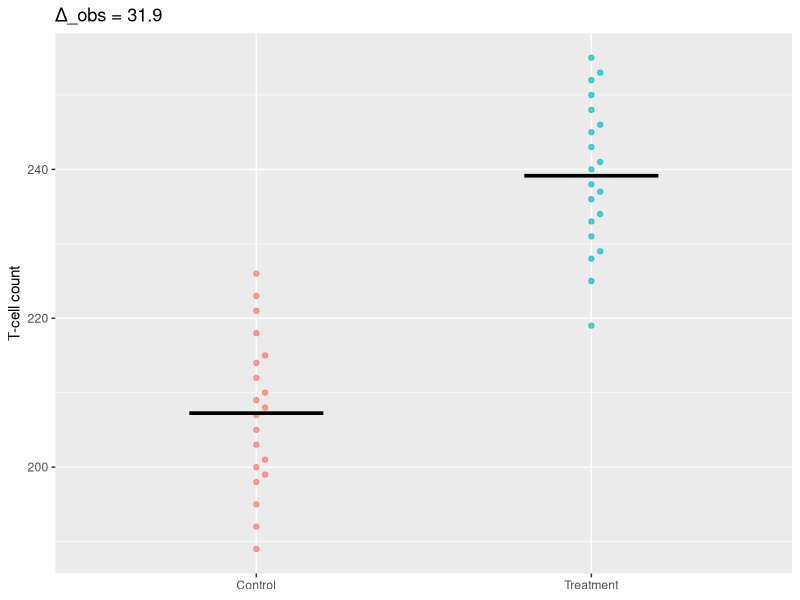
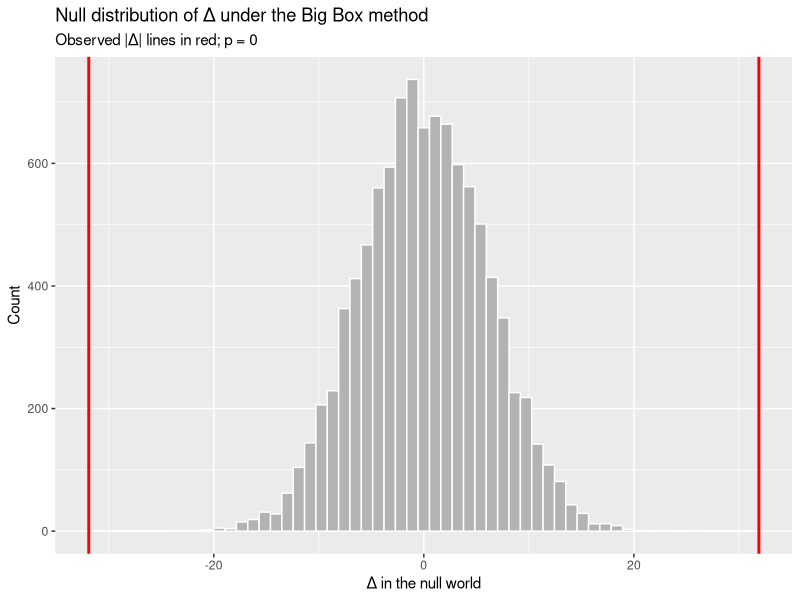
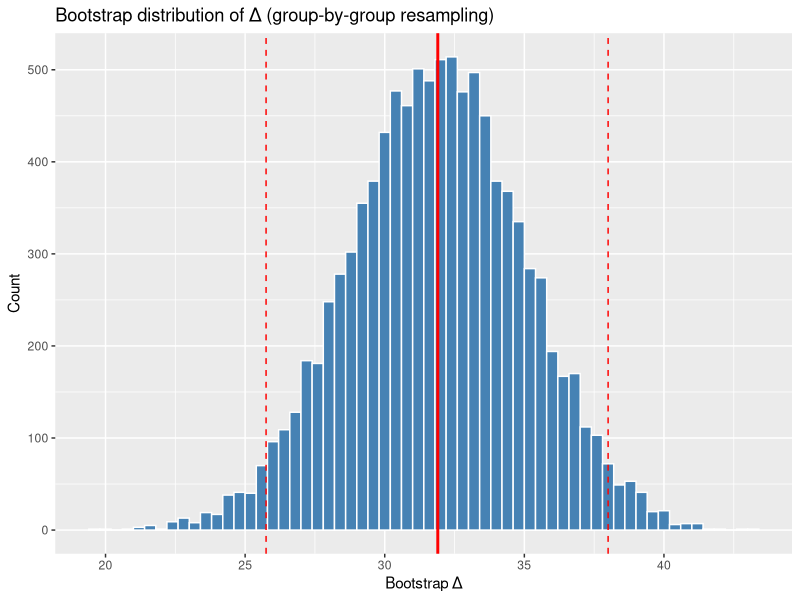

Here is the R script that generated these plots, in order:
## ---- chunk 1
knitr::opts_chunk$set(echo = TRUE, message = FALSE, warning = FALSE,
                      fig.width = 6.5, fig.height = 4, dpi = 120)
library(tidyverse)
library(ggbeeswarm)
set.seed(42)
## ---- chunk 2
# Control vs. Treatment T-cell counts (chapter example, reconstructed)
control   <- c(215, 189, 226, 201, 198, 210, 205, 223, 192, 208,
               218, 199, 212, 207, 195, 221, 203, 200, 214, 209)
treatment <- c(234, 219, 248, 252, 231, 245, 228, 240, 237, 255,
               225, 243, 250, 236, 229, 246, 233, 241, 253, 238)

df <- tibble(
  group = rep(c("Control", "Treatment"),
              c(length(control), length(treatment))),
  count = c(control, treatment)
)

# Effect size: difference in means (Δ_obs)
delta_obs <- mean(treatment) - mean(control)
delta_obs
## ---- chunk 3
ggplot(df, aes(group, count, color = group)) +
  geom_beeswarm(alpha = 0.7, cex = 2) +
  stat_summary(fun = mean, geom = "crossbar",
               width = 0.4, color = "black") +
  labs(title = sprintf("Δ_obs = %.1f", delta_obs),
       x = NULL, y = "T-cell count") +
  theme(legend.position = "none")
## ---- chunk 4
big_box <- c(control, treatment)
n_A     <- length(control)
n_B     <- length(treatment)
n_sim   <- 10000

null_deltas <- numeric(n_sim)
for (i in seq_len(n_sim)) {
  shuffled         <- sample(big_box)                     # reshuffle all observations
  pseudo_A         <- shuffled[seq_len(n_A)]              # first n_A → pseudo-Control
  pseudo_B         <- shuffled[(n_A + 1):(n_A + n_B)]     # rest    → pseudo-Treatment
  null_deltas[i]   <- mean(pseudo_B) - mean(pseudo_A)     # pseudo-Δ
}

# Two-sided p-value
p_value <- mean(abs(null_deltas) >= abs(delta_obs))
p_value
## ---- chunk 5
tibble(delta = null_deltas) |>
  ggplot(aes(delta)) +
  geom_histogram(bins = 60, fill = "grey70", color = "white") +
  geom_vline(xintercept = c(-delta_obs, delta_obs),
             color = "red", linewidth = 1) +
  labs(title = "Null distribution of Δ under the Big Box method",
       subtitle = paste("Observed |Δ| lines in red; p =",
                        signif(p_value, 3)),
       x = "Δ in the null world", y = "Count")
## ---- chunk 6
# Re-center each group so both have mean 0
A_c <- control   - mean(control)
B_c <- treatment - mean(treatment)

null_deltas_2box <- numeric(n_sim)
for (i in seq_len(n_sim)) {
  pseudo_A <- sample(A_c, n_A, replace = TRUE)
  pseudo_B <- sample(B_c, n_B, replace = TRUE)
  null_deltas_2box[i] <- mean(pseudo_B) - mean(pseudo_A)
}

p_value_2box <- mean(abs(null_deltas_2box) >= abs(delta_obs))
p_value_2box
## ---- chunk 7
B <- 10000
boot_deltas <- numeric(B)
for (i in seq_len(B)) {
  A_star <- sample(control,   n_A, replace = TRUE)
  B_star <- sample(treatment, n_B, replace = TRUE)
  boot_deltas[i] <- mean(B_star) - mean(A_star)
}

ci_95 <- quantile(boot_deltas, c(0.025, 0.975))
ci_95
## ---- chunk 8
tibble(delta = boot_deltas) |>
  ggplot(aes(delta)) +
  geom_histogram(bins = 60, fill = "steelblue", color = "white") +
  geom_vline(xintercept = delta_obs, color = "red", linewidth = 1) +
  geom_vline(xintercept = ci_95, color = "red", linetype = "dashed") +
  labs(title = "Bootstrap distribution of Δ (group-by-group resampling)",
       x = "Bootstrap Δ", y = "Count")
## ---- chunk 9
# Idiomatic R:
wilcox.test(treatment, control, exact = FALSE)

# Conceptual version: permutation test on rank sums
combined <- c(control, treatment)
r        <- rank(combined)
obs_rs   <- sum(r[(n_A + 1):(n_A + n_B)])   # rank sum of treatment

null_rs <- numeric(n_sim)
for (i in seq_len(n_sim)) {
  idx <- sample(seq_along(combined), n_B)
  null_rs[i] <- sum(r[idx])
}
mean(abs(null_rs - mean(null_rs)) >= abs(obs_rs - mean(null_rs)))
## ---- chunk 10
set.seed(7)
# 12 swimmers, each timed in swimsuit and wetsuit
swimsuit <- rnorm(12, mean = 60, sd = 3)
wetsuit  <- swimsuit - rnorm(12, mean = 3, sd = 0.5)  # wetsuit is reliably faster

paired_df <- tibble(
  swimmer  = 1:12,
  swimsuit = swimsuit,
  wetsuit  = wetsuit,
  diff     = swimsuit - wetsuit
)
paired_df
## ---- chunk 11
t.test(swimsuit, wetsuit)$p.value  # High p, large SE — swamped by swimmer-to-swimmer variability
## ---- chunk 12
t.test(paired_df$diff)$p.value     # Much smaller p

# Bootstrap CI for the paired mean difference
B <- 10000
boot_md <- replicate(B, mean(sample(paired_df$diff,
                                    nrow(paired_df), replace = TRUE)))
quantile(boot_md, c(0.025, 0.975))
## ---- chunk 13
set.seed(1)
group_A <- rlnorm(30, meanlog = 2.0, sdlog = 0.3)
group_B <- rlnorm(30, meanlog = 2.5, sdlog = 0.3)  # ~e^0.5 ≈ 1.65× higher

obs_ratio <- mean(group_B) / mean(group_A)
obs_ratio

# Bootstrap CI for the ratio — resample each group, take ratio of means
B <- 10000
boot_ratios <- numeric(B)
for (i in seq_len(B)) {
  a_star <- sample(group_A, length(group_A), replace = TRUE)
  b_star <- sample(group_B, length(group_B), replace = TRUE)
  boot_ratios[i] <- mean(b_star) / mean(a_star)
}
quantile(boot_ratios, c(0.025, 0.975))
## ---- chunk 14
# Book p. 272 Python snippet was:
#   >>> from scipy import stats
#   >>> stats.ttest_ind(A, B)
# R equivalent:
t_ind <- t.test(treatment, control, var.equal = TRUE)  # Student's
t_wel <- t.test(treatment, control)                    # Welch's (default)

tibble(
  method  = c("Big Box resampling", "Student's t",    "Welch's t"),
  p_value = c(p_value,               t_ind$p.value,   t_wel$p.value)
)
